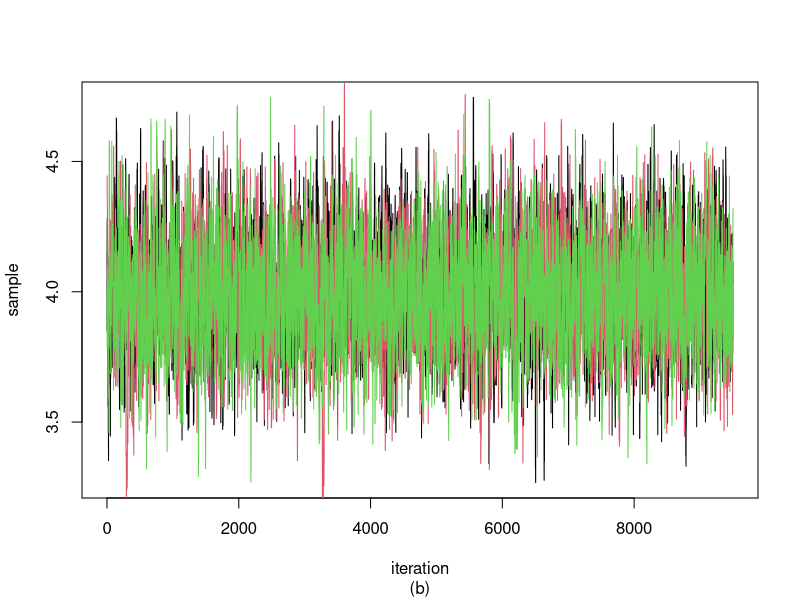
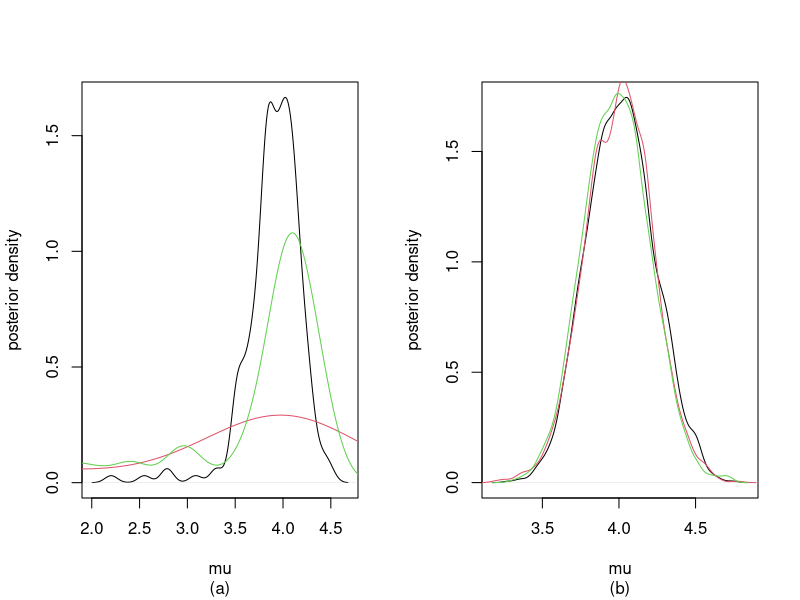
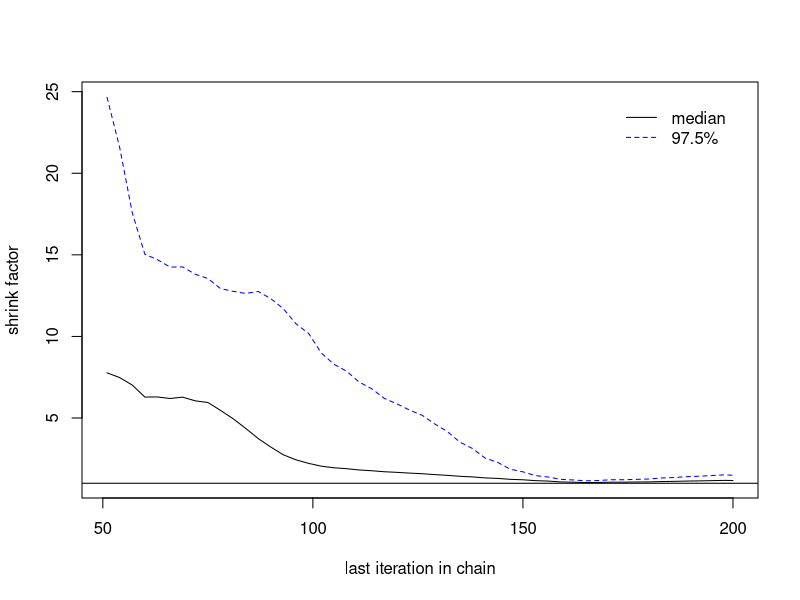
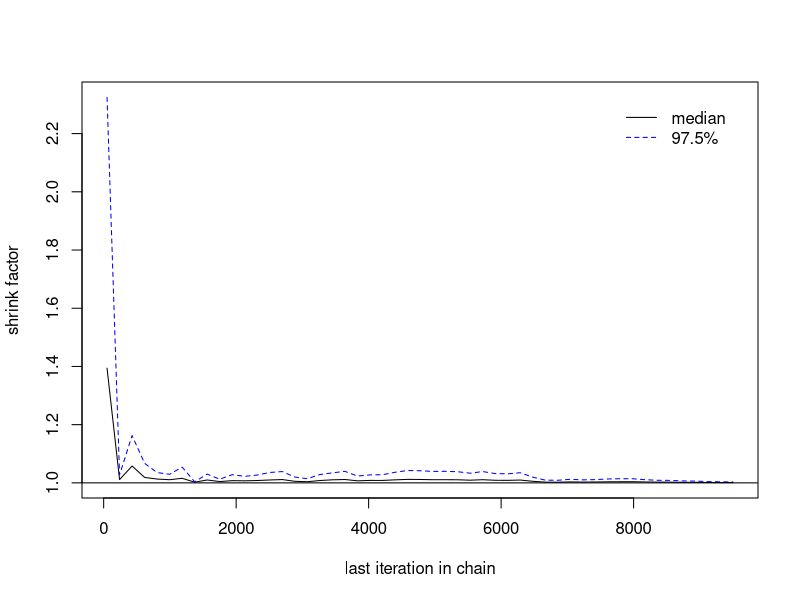
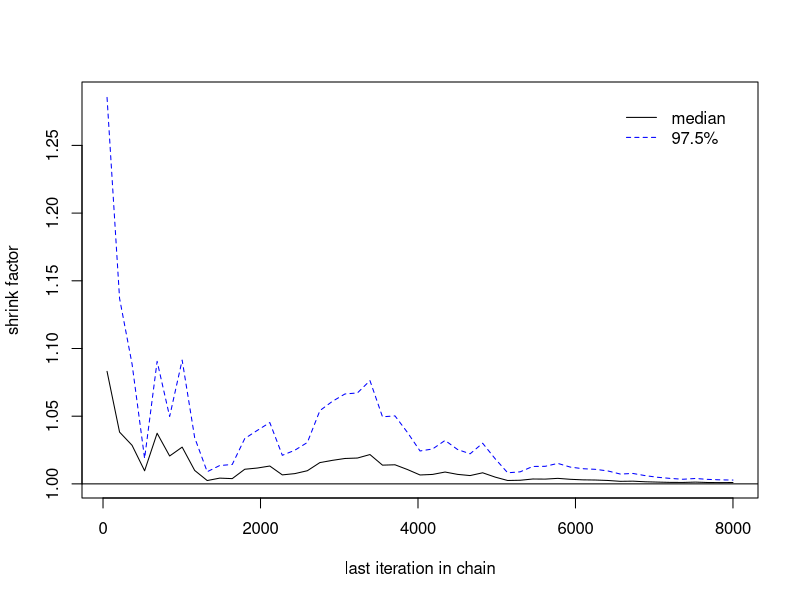
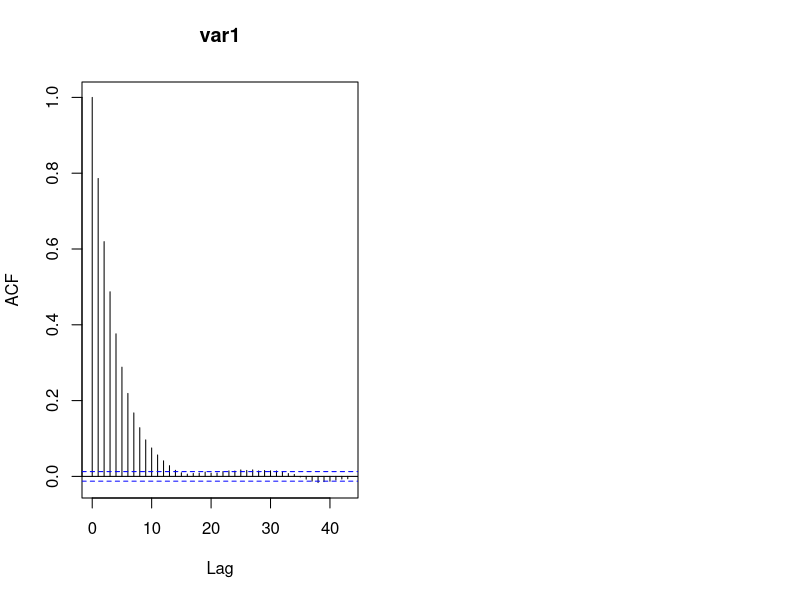
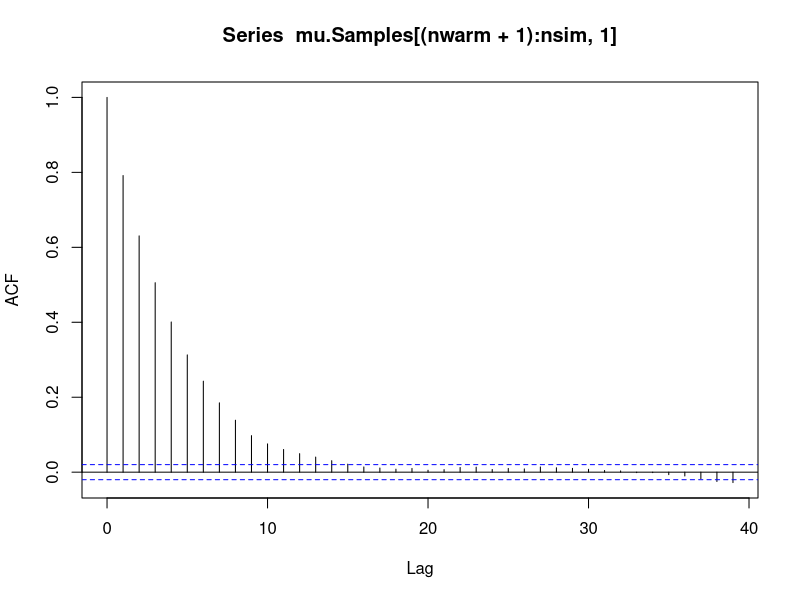
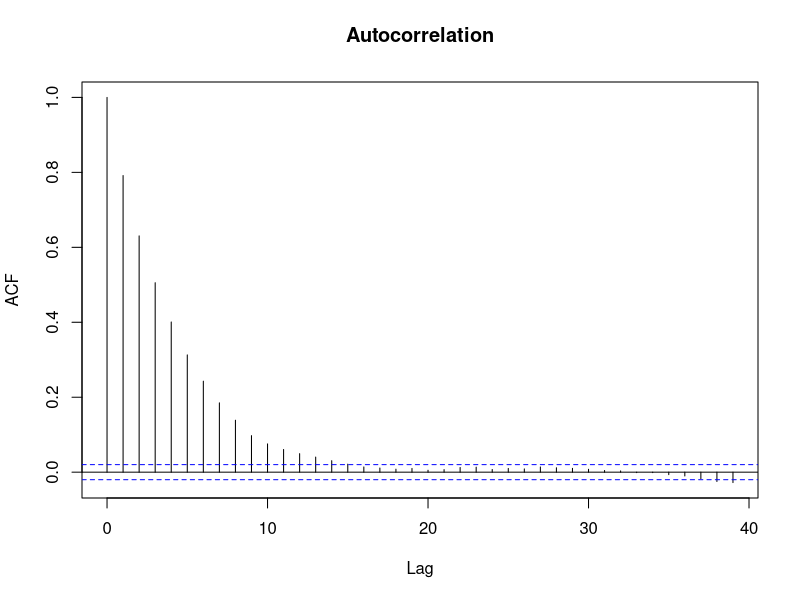

The R source for these figures, in order:
library(coda)

##### Read Data #####
n=20; xbar=4; sigma=1
mu0=0 ; sigma0=10
dataList=list(n=n,xbar=xbar,sigma=sigma, mu0=mu0, sigma0=sigma0)

#### Function To Compute Posterior Kernel ####
post.kernel=function(mu,dataList){
  post.kernel= exp( -0.5*( ((dataList$xbar-mu)*sqrt(dataList$n)/dataList$sigma )^2 +
                           ((mu-dataList$mu0)/dataList$sigma0 )^2 ))
  return(post.kernel)
}

##### Function To Perform Random Walk Metropolis ####
Metro=function(nsim, mu.init, delta, dataList){
  
  mu.samples=mu.init
  mu.curr=mu.init
  
  for (iter in 1:nsim){
    mu.prop = rnorm(1, mean=mu.curr, sd=delta)
    alpha = min(1, post.kernel(mu.prop,dataList)/post.kernel(mu.curr,dataList))
    u = runif(1)
    mu.next = mu.prop*(u<alpha) + mu.curr*(u>alpha)
    mu.samples = rbind(mu.samples, mu.next)
    mu.curr = mu.next
  }
  
  return(mu.samples)
  
}

##################################################

delta=0.2
nsim=10000; nwarm=500
n.chains=3

mu.Samples=matrix(0, nsim, n.chains)

for(i in 1:n.chains){
  mu.init = rnorm(1, mu0, 2)
  mu.Samples[, i] = Metro(nsim-1, mu.init, delta, dataList) 
}


#### Fig3.1 예 3.1에서 3개의 체인에 대한 경로그림 ####
plot(mu.Samples[(nwarm+1):nsim,1], xlab="iteration", ylab="sample",type="l",main="", sub="(b)")
lines(mu.Samples[(nwarm+1):nsim,2], col=2)
lines(mu.Samples[(nwarm+1):nsim,3], col=3)

savePlot(file="figure/Fig_3_1_traceplot", type=c("bmp"), device=dev.cur())

#### Fig3.2 예 3.1에서 3개의 체인으로부터 추정된 사후밀도함수 ####
par(mfrow=c(1,2))
nwarm=0; nsim=200
plot(density(mu.Samples[(nwarm+1):nsim,1]), xlab="mu", ylab="posterior density", main="",  sub="(a)")
lines(density(mu.Samples[(nwarm+1):nsim,2]),col=2)
lines(density(mu.Samples[(nwarm+1):nsim,3]),col=3)

nwarm=500; nsim=10000
plot(density(mu.Samples[(nwarm+1):nsim,1]), xlab="mu", ylab="posterior density", main="", sub="(b)")
lines(density(mu.Samples[(nwarm+1):nsim,2]),col=2)
lines(density(mu.Samples[(nwarm+1):nsim,3]),col=3)
savePlot(file="figure/Fig_3_2_postdensity", type=c("bmp"), device=dev.cur())

#### Fig3.3 예 3.1에서 반복수에 따른 Gelman 상수 ####
mu1.Samples=mcmc(mu.Samples[1:200,])
mu1.codaSamples=mcmc.list(list(mu1.Samples[,1],mu1.Samples[,2],mu1.Samples[,3]))
gelman.plot(mu1.codaSamples, col=c("black", "blue"))
savePlot(file="figure/Fig_3_3_a_Gelman", type=c("bmp"), device=dev.cur())

mu2.Samples=mcmc(mu.Samples[501:10000,])
mu2.codaSamples=mcmc.list(list(mu2.Samples[,1],mu2.Samples[,2],mu2.Samples[,3]))
gelman.plot(mu2.codaSamples, col=c("black", "blue"))

mu3.Samples=mcmc(mu.Samples[2001:10000,])
mu3.codaSamples=mcmc.list(list(mu3.Samples[,1],mu3.Samples[,2],mu3.Samples[,3]))
gelman.plot(mu3.codaSamples, col=c("black", "blue"))
savePlot(file="figure/Fig_3_3_b_Gelman", type=c("bmp"), device=dev.cur())


#### ACF값 ####
mu.postSamples=as.matrix(mu3.codaSamples)
aa=acf(mu.postSamples); aa

#### Fig 3.4 예 3.1 표본의 자기상관 그림 ####
par(mfrow=c(1,1))
plot(acf(mu.Samples[(nwarm+1):nsim,1]), main="Autocorrelation")
savePlot(file="figure/Fig_3_4_acf", type=c("bmp"), device=dev.cur())

#### ESS (효용표본수) ####
mu.postSamples=as.matrix(mu3.codaSamples)
aa=as.vector(unlist(acf(mu.postSamples)))
aa=as.numeric(aa[2:17])
ESS = (nsim-nwarm)/(1+2*sum(aa)); ESS
